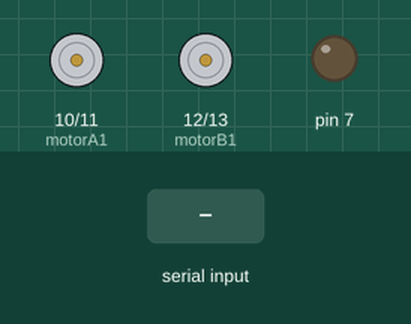
Recording of a sketch running on a simulated Arduino Uno, built with avr-gcc and run on an emulated ATmega328P. On the bench: motor-driver pin pairs drawn as motors (green arrow = first pin HIGH = forward, orange = second pin HIGH = backward, longer = more drive), output pins drawn as LEDs (lit = HIGH). The inputs (shaded band) are chosen by the test bench. What the sketch prints to the serial monitor is not drawn.

Above: at 1.2 s.
1.3 s: "F" received over Serial
At 1.6 s:
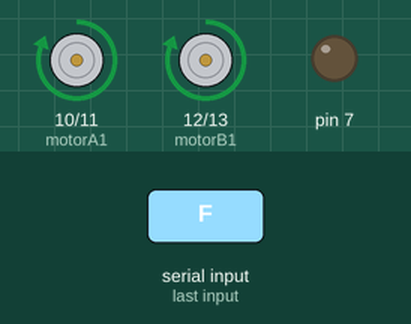
2.8 s: byte 74 ('J') received over Serial
At 4.0 s:
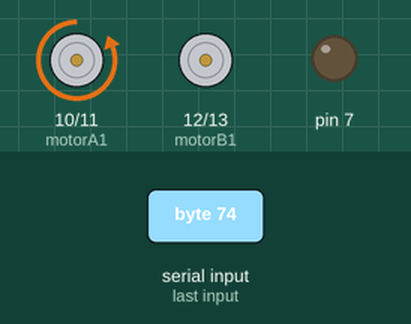
4.3 s: byte 76 ('L') received over Serial
At 5.1 s:
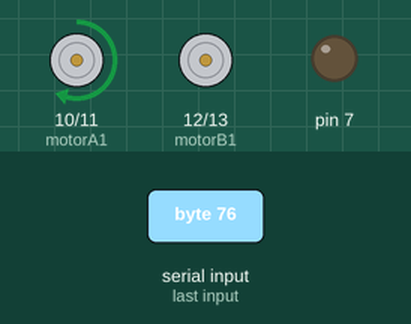
5.8 s: byte 82 ('R') received over Serial
At 6.3 s:
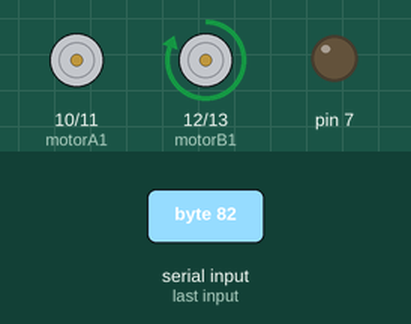
7.3 s: "G" received over Serial
At 8.5 s:
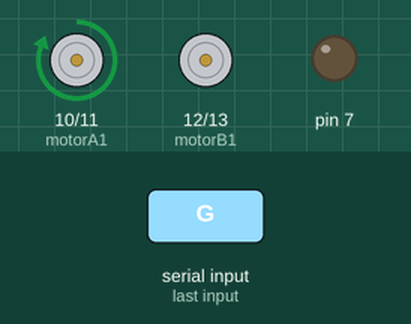
8.8 s: "I" received over Serial
At 9.8 s:
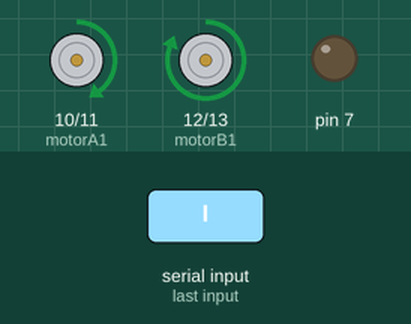
Timing chart, 0 to 11.3 s (numbered marks = the images above; inputs shaded):
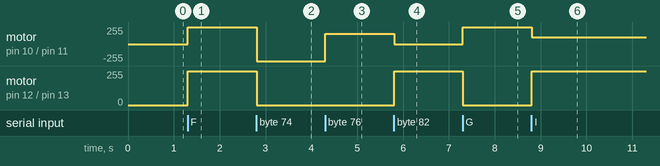

The sketch:

bluetooth-drive-arduinocar.ino
```cpp
  const int motorA2  =11;
  const int motorB1  = 12;
  const int motorA1  = 10;
  const int motorB2  = 13;

  int i=0;
  int j=0;
  int state;
  int vSpeed=255;

void setup() {

    pinMode(motorA1, OUTPUT);
    pinMode(motorA2, OUTPUT);
    pinMode(motorB1, OUTPUT);
    pinMode(motorB2, OUTPUT);
   pinMode(7 , OUTPUT);
     pinMode(6 , INPUT);

    Serial.begin(9600);
}

void loop() {

    if(Serial.available() > 0){
      state = Serial.read();
    }
    Serial.println(state);

    if (state == '0'){
      vSpeed=0;}
    else if (state == '1'){
      vSpeed=100;}
    else if (state == '2'){
      vSpeed=180;}
    else if (state == '3'){
      vSpeed=200;}
    else if (state == '4'){
      vSpeed=255;}


    if (state == 'F') {
       analogWrite(motorA1, vSpeed); analogWrite(motorA2, 0);
        analogWrite(motorB1, vSpeed);      analogWrite(motorB2, 0);
    }
    else if (state == 'G') {
      analogWrite(motorA1,vSpeed ); analogWrite(motorA2, 0);
        analogWrite(motorB1, 100);    analogWrite(motorB2, 0);
    }

    else if (state == 'I') {
        analogWrite(motorA1, 100); analogWrite(motorA2, 0);
        analogWrite(motorB1, vSpeed);      analogWrite(motorB2, 0);
    }

    else if (state == 'B') {
      analogWrite(motorA1, 0);   analogWrite(motorA2, vSpeed);
        analogWrite(motorB1, 0);   analogWrite(motorB2, vSpeed);
    }

    else if (state == 'H') {
      analogWrite(motorA1, 0);   analogWrite(motorA2, 100);
        analogWrite(motorB1, 0); analogWrite(motorB2, vSpeed);
    }

    else if (state == 'J') {
      analogWrite(motorA1, 0);   analogWrite(motorA2, vSpeed);
        analogWrite(motorB1, 0);   analogWrite(motorB2, 100);
    }

    else if (state == 'L') {
      analogWrite(motorA1, vSpeed);   analogWrite(motorA2, 100);
        analogWrite(motorB1, 0); analogWrite(motorB2, 0);
    }

    else if (state == 'R') {
      analogWrite(motorA1, 0);   analogWrite(motorA2, 0);
        analogWrite(motorB1, vSpeed);   analogWrite(motorB2, 100);
    }


    else if (state == 'S'){
        analogWrite(motorA1, 0);  analogWrite(motorA2, 0);
        analogWrite(motorB1, 0);  analogWrite(motorB2, 0);
    }
}
```

Measured:
- after the input at 1.3 s, motor on pin 10 (motorA1) / pin 11 (motorA2), motor on pin 12 (motorB1) / pin 13 (motorB2): stopped → forward 255/255 at once
- after the input at 2.8 s, motor on pin 10 (motorA1) / pin 11 (motorA2): forward 255/255 → backward 255/255 at once; motor on pin 12 (motorB1) / pin 13 (motorB2): forward 255/255 → stopped at once
- after the input at 4.3 s, motor on pin 10 (motorA1) / pin 11 (motorA2): backward 255/255 → forward 155/255 at once
- after the input at 5.8 s, motor on pin 10 (motorA1) / pin 11 (motorA2): forward 155/255 → stopped at once; motor on pin 12 (motorB1) / pin 13 (motorB2): stopped → forward 255/255 at once
- after the input at 7.3 s, motor on pin 10 (motorA1) / pin 11 (motorA2): stopped → forward 255/255 at once; motor on pin 12 (motorB1) / pin 13 (motorB2): forward 255/255 → stopped at once
- after the input at 8.8 s, motor on pin 10 (motorA1) / pin 11 (motorA2): forward 255/255 → forward 100/255 at once; motor on pin 12 (motorB1) / pin 13 (motorB2): stopped → forward 255/255 at once
